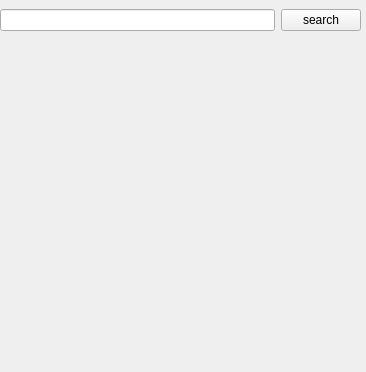
<?xml version="1.0" encoding="UTF-8"?>
<ui version="4.0">
 <class>WebComWidget</class>
 <widget class="QWidget" name="WebComWidget">
  <property name="geometry">
   <rect>
    <x>0</x>
    <y>0</y>
    <width>366</width>
    <height>372</height>
   </rect>
  </property>
  <property name="windowTitle">
   <string>WebComWidget</string>
  </property>
  <widget class="QWidget" name="horizontalLayoutWidget">
   <property name="geometry">
    <rect>
     <x>0</x>
     <y>0</y>
     <width>361</width>
     <height>41</height>
    </rect>
   </property>
   <layout class="QHBoxLayout" name="horizontalLayout">
    <item>
     <widget class="QLineEdit" name="url_edit"/>
    </item>
    <item>
     <widget class="QPushButton" name="get_btn">
      <property name="text">
       <string>search</string>
      </property>
     </widget>
    </item>
   </layout>
  </widget>
 </widget>
 <resources/>
 <connections/>
</ui>
